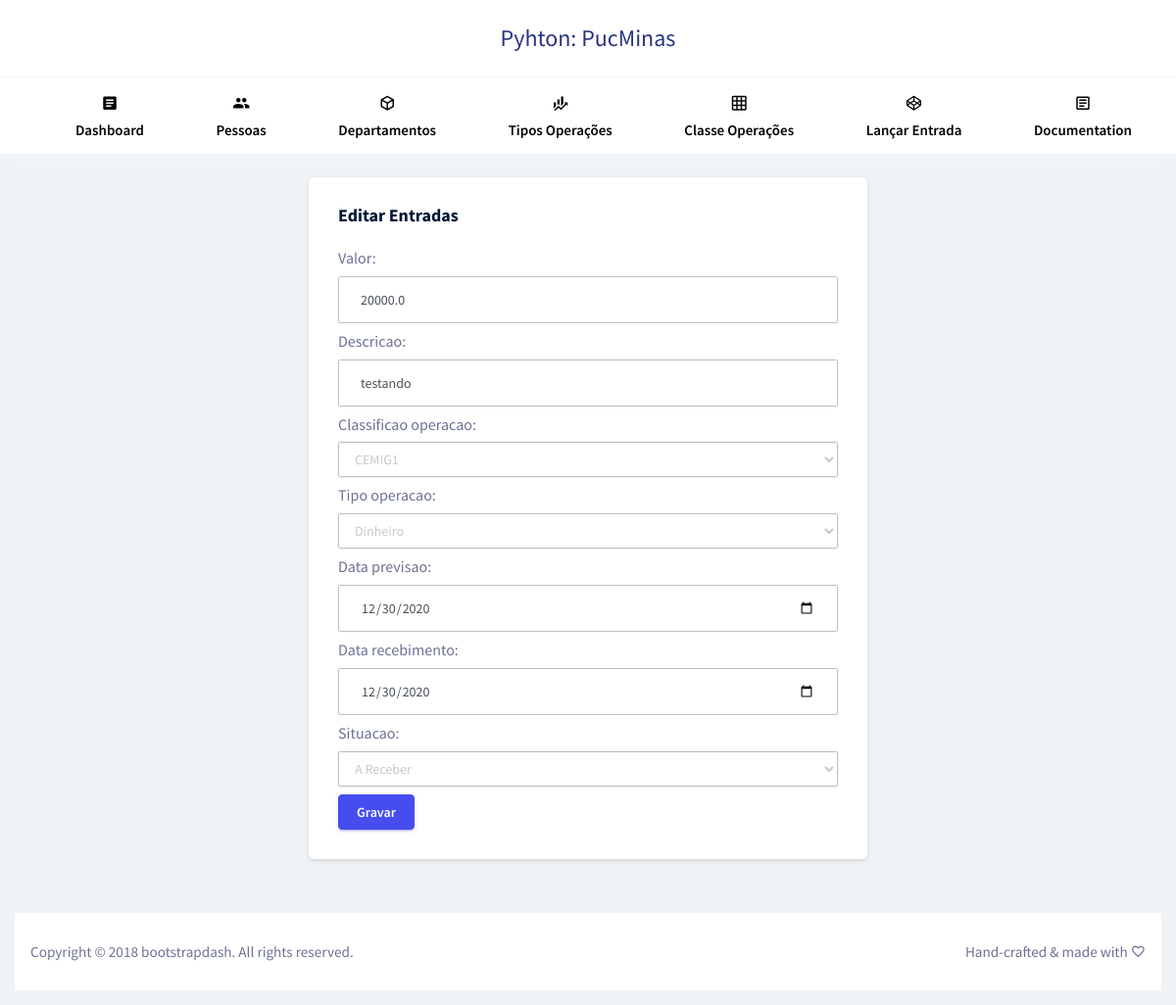
/operacao-financeira-entrada/6/edit, run on the app's committed database.
### aplicacao/models/operacaoFinanceira.py (models this page shows, shortened)
class OperacaoFinanceira(models.Model):
    valor = models.FloatField(null=False)
    descricao = models.CharField(max_length=30)
    classificao_operacao = models.ForeignKey(
		ClassificacaoOperacao,
		on_delete=models.RESTRICT,
		null=True)
    tipo_operacao = models.ForeignKey(
		TipoOperacao,
		on_delete=models.RESTRICT,
		null=True)

### aplicacao/views/view_operacaoFinanceiraEntradas.py (the view)
def edit(request, id):
    returnedObject = OperacaoFinanceiraEntrada.objects.filter(pk=id).values()[0]
    returnedObject['classificao_operacao'] = returnedObject.get('classificao_operacao_id')
    returnedObject['tipo_operacao'] = returnedObject.get('tipo_operacao_id')
    form = RawOperacaoFinanceiraEntradaForm(returnedObject)
    dados = {"returnedObject": returnedObject, "form": form}
    return render(request, "operacao-financeira-entrada/edit.html", dados)

### aplicacao/forms/rawOperacaoFinanceiraEntradaForm.py
class RawOperacaoFinanceiraEntradaForm(forms.Form):
    valor = forms.FloatField(widget=forms.TextInput(attrs={'class':'form-control currency', 'placeholder':'123.56'}))
    descricao = forms.CharField(widget=forms.TextInput(attrs={'class':'form-control'}))
    classificao_operacao = forms.ModelChoiceField(queryset=ClassificacaoOperacao.objects.all(), widget=forms.Select(attrs={'class':'form-control'}))
    tipo_operacao = forms.ModelChoiceField(queryset=TipoOperacao.objects.all(), widget=forms.Select(attrs={'class':'form-control'}))
    data_previsao = forms.DateField(widget=forms.DateInput(attrs={'type': 'date', 'class':'form-control', 'placeholder':'dd/mm/aaaa'}))
    data_recebimento = forms.DateField(widget=forms.DateInput(attrs={'type': 'date', 'class':'form-control', 'placeholder':'dd/mm/aaaa'}))
    situacao = forms.ChoiceField(
        choices=[
            ('1','Recebido'),
            ('2','A Receber'),
        ],
        widget=forms.Select(attrs={'class':'form-control'})
    )

### aplicacao/models/classificacaoOperacao.py (called while the page is built)
	def __str__(self):
		return f"{self.nome}"

### aplicacao/models/tipoOperacao.py (called while the page is built)
	def __str__(self):
		return f"{self.nome}"

### aplicacao/templates/operacao-financeira-entrada/edit.html (shortened to what this page needs)
{% extends 'layout/app.html' %}
{% block xpto %}
<div class="row justify-content-md-center">
	<div class="col-md-6 grid-margin stretch-card">
		<div class="card">
			<div class="card-body">
				<h4 class="card-title">Editar Entradas</h4>
				<form class="forms-sample" action="{% url 'operacao-financeira-entrada.update' returnedObject.id %}" method="post">
					{{ form.as_p }}
					<button type="submit" class="btn btn-primary mr-2">Gravar</button>
				</form>
			</div>
		</div>
	</div>
</div>
{% endblock %}

### aplicacao/static/css/style-customizado.css (style rules this page uses)
.form-control { border: 1px solid #80808080 }
select.form-control { border: 1px solid #80808080 }

### data on the page
OperacaoFinanceira: valor "20000.0", descricao "testando", classificao_operacao "CEMIG1", tipo_operacao "Dinheiro"
